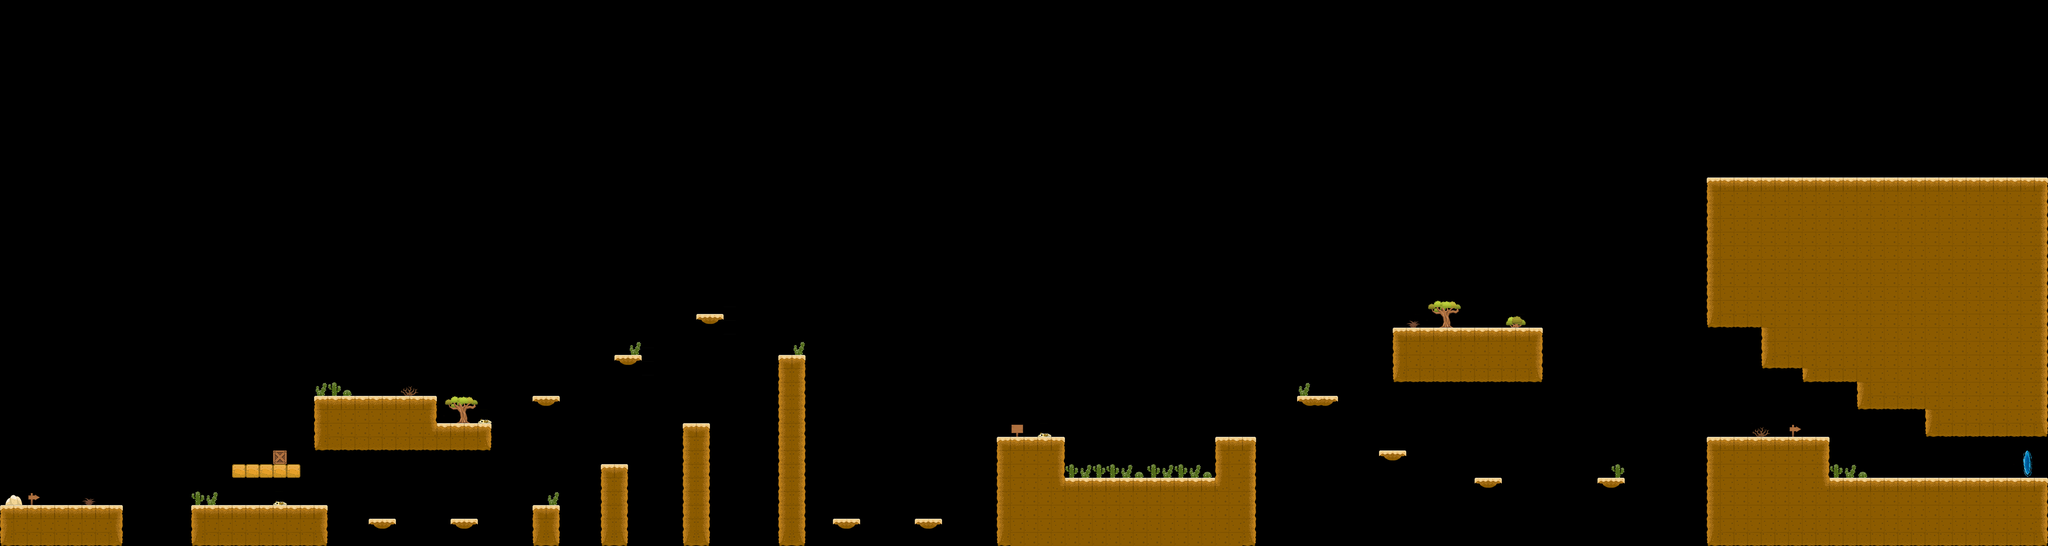

A 2D game scene composited from a Tiled map and its tileset images. What follows is a short description and the map's XML, with each tile layer's data collapsed to a summary:
An orthogonal 150x40 tile map with 32x32 px tiles, 2 tile layers (Platfroms, Details) and 54 objects (34x Collider, 19x Death, Level).

<map version="1.2" tiledversion="1.2.4" orientation="orthogonal" renderorder="right-down" width="150" height="40" tilewidth="32" tileheight="32" infinite="0" nextlayerid="7" nextobjectid="100">
 <tileset firstgid="1" name="Tile2" tilewidth="32" tileheight="32" tilecount="105" columns="15">
  <image source="Tile2.png" width="504" height="250" />
 </tileset>
 <layer id="3" name="Platfroms" width="150" height="40">
  <properties>
   <property name="Navigation" type="int" value="1" />
  </properties>
  <data>[6000 cells, 922 non-empty, 19 distinct tile ids]</data>
 </layer>
 <objectgroup id="4" name="Colliders">
  <object id="36" type="Collider" x="-12" y="-9.33333" width="22.6667" height="1298.67" />
  <object id="37" type="Collider" x="0" y="1185.33" width="288" height="92" />
  <object id="38" type="Collider" x="448" y="1185.33" width="318.667" height="92" />
  <object id="39" type="Collider" x="545.333" y="1088" width="157.333" height="30" />
  <object id="40" type="Collider" x="737.333" y="929.333" width="286.667" height="124" />
  <object id="41" type="Collider" x="864" y="1216" width="64" height="13.3333" />
  <object id="42" type="Collider" x="1024" y="993.333" width="129.333" height="61.3333" />
  <object id="43" type="Collider" x="1056" y="1217.33" width="64" height="13.3333" />
  <object id="44" type="Collider" x="1246.67" y="928" width="62.6667" height="14.6667" />
  <object id="45" type="Collider" x="1249.33" y="1186.67" width="61.3333" height="93.3333" />
  <object id="46" type="Collider" x="1408" y="1088" width="62.6667" height="190.667" />
  <object id="47" type="Collider" x="1440" y="833.333" width="62.6667" height="12" />
  <object id="48" type="Collider" x="1632" y="734.667" width="61.3333" height="14.6667" />
  <object id="49" type="Collider" x="1600" y="993.333" width="65.3333" height="286.667" />
  <object id="50" type="Collider" x="1825.33" y="833.333" width="62.6667" height="445.333" />
  <object id="51" type="Collider" x="1953.33" y="1216" width="61.3333" height="14.6667" />
  <object id="52" type="Collider" x="2144" y="1217.33" width="62.6667" height="12" />
  <object id="53" type="Collider" x="2336" y="1026.67" width="157.333" height="254.667" />
  <object id="54" type="Collider" x="2848" y="1024" width="93.3333" height="254.667" />
  <object id="55" type="Collider" x="2494.67" y="1121.33" width="352" height="157.333" />
  <object id="56" type="Collider" x="3041.33" y="929.333" width="94.6667" height="12" />
  <object id="57" type="Collider" x="3232" y="1057.33" width="62.6667" height="10.6667" />
  <object id="58" type="Collider" x="3264" y="769.333" width="353.333" height="126.667" />
  <object id="59" type="Collider" x="3457.33" y="1120" width="60" height="12" />
  <object id="60" type="Collider" x="3744" y="1121.33" width="61.3333" height="10.6667" />
  <object id="61" type="Collider" x="4000" y="1025.33" width="286.667" height="253.333" />
  <object id="62" type="Collider" x="4288" y="1120" width="512" height="161.333" />
  <object id="63" type="Collider" x="4000" y="418.667" width="798.667" height="346.667" />
  <object id="64" type="Collider" x="4129.33" y="768" width="670.667" height="93.3333" />
  <object id="65" type="Collider" x="4225.33" y="864" width="573.333" height="30.6667" />
  <object id="66" type="Collider" x="4353.33" y="896" width="445.333" height="64" />
  <object id="67" type="Collider" x="4513.33" y="962.667" width="286.667" height="60" />
  <object id="68" type="Collider" x="4789.33" y="-17.3333" width="17.3333" height="1301.33" />
  <object id="69" type="Level" x="4737.33" y="1057.33" width="52" height="62.6667" />
  <object id="70" type="Death" x="2930.3" y="1263.64" width="1096.97" height="27.2727" />
  <object id="71" type="Death" x="757.333" y="1270.67" width="1588" height="22.6667" />
  <object id="73" type="Death" x="280" y="1266" width="178" height="22" />
  <object id="74" type="Collider" x="640" y="1056" width="31" height="31" />
  <object id="75" type="Death" x="451.5" y="1153" width="59.5" height="30" />
  <object id="76" type="Death" x="737" y="907" width="15" height="21.5" />
  <object id="77" type="Death" x="752.5" y="896.5" width="46" height="32.5" />
  <object id="78" type="Death" x="800" y="912" width="26.5" height="16" />
  <object id="82" type="Death" x="1297" y="1152.5" width="14.5" height="30.5" />
  <object id="83" type="Death" x="1281.5" y="1160.5" width="15" height="23.5" />
  <object id="85" type="Death" x="1488" y="800.5" width="16" height="31" />
  <object id="86" type="Death" x="1473" y="809.5" width="15" height="22" />
  <object id="89" type="Death" x="1871" y="800" width="17.5" height="31.5" />
  <object id="90" type="Death" x="1856.5" y="809.5" width="15" height="22.5" />
  <object id="91" type="Death" x="2495" y="1088" width="354" height="33" />
  <object id="92" type="Death" x="3056" y="898" width="14" height="30" />
  <object id="93" type="Death" x="3041" y="907" width="13" height="21" />
  <object id="94" type="Death" x="3779" y="1088" width="22" height="32" />
  <object id="95" type="Death" x="4287" y="1088" width="65" height="33" />
  <object id="96" type="Death" x="4354" y="1104" width="23" height="16" />
 </objectgroup>
 <layer id="5" name="Details" width="150" height="40">
  <properties>
   <property name="Navigation" type="int" value="0" />
  </properties>
  <data>[6000 cells, 63 non-empty, 22 distinct tile ids]</data>
 </layer>
</map>